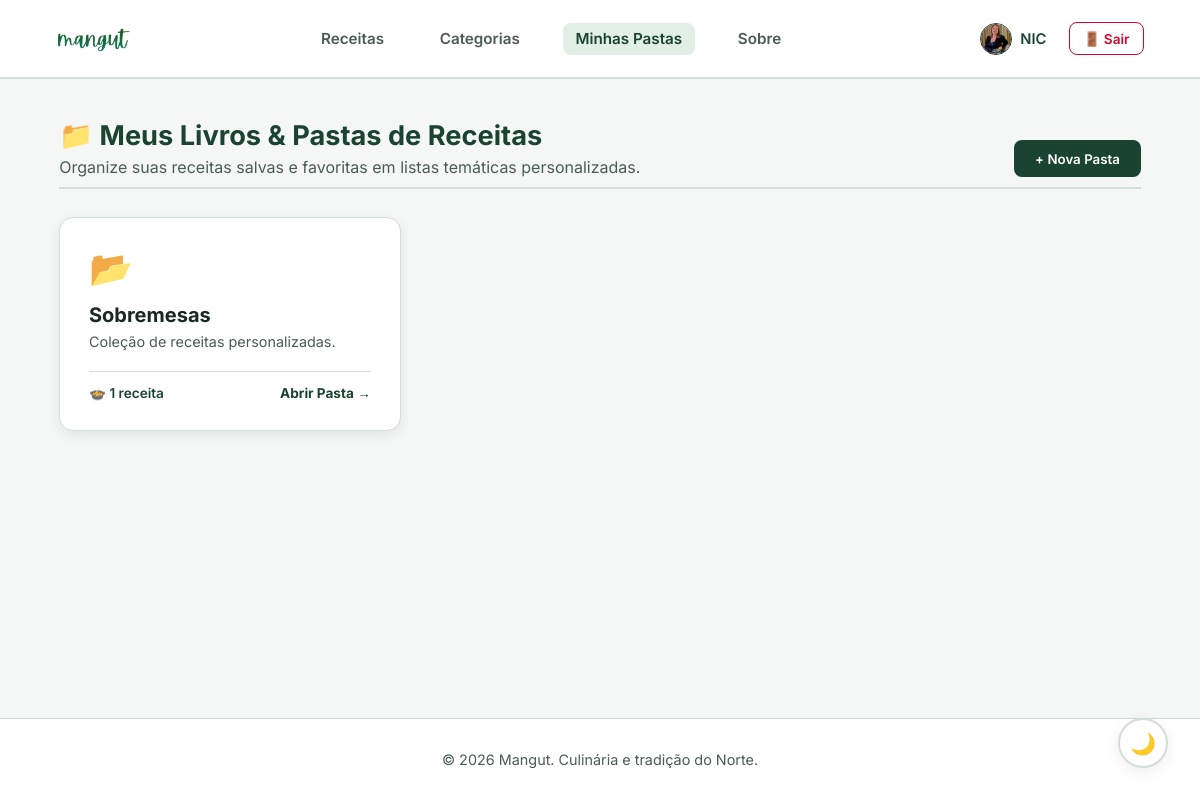
The app's page /pastas (signed in) with its own data.
### app/models.py (models this page shows, shortened)
class Gastronomo(UserMixin, db.Model):
    __tablename__ = 'gastronomos'
    idgastronomos = db.Column(db.Integer, primary_key=True)
    nome = db.Column(db.String(100), nullable=False)
    email = db.Column(db.String(120), unique=True, nullable=False)
    senha = db.Column(db.String(255), nullable=False)
    telefone = db.Column(db.String(20), nullable=True)
    foto_perfil = db.Column(db.String(255), nullable=True)
    is_admin = db.Column(db.Boolean, default=False)
    receitas = db.relationship('Receita', back_populates='autor', lazy=True)
    avaliacoes = db.relationship('AvaliacaoReceita', back_populates='usuario', lazy=True, cascade='all, delete-orphan')
    pastas = db.relationship('PastaReceitas', back_populates='usuario', lazy=True, cascade='all, delete-orphan')

class PastaReceitas(db.Model):
    __tablename__ = 'pastas_receitas_usuario'
    id = db.Column(db.Integer, primary_key=True)
    nome = db.Column(db.String(100), nullable=False)
    descricao = db.Column(db.String(255), nullable=True)
    data_criacao = db.Column(db.DateTime, default=datetime.utcnow)
    gastronomo_id = db.Column(db.Integer, db.ForeignKey('gastronomos.idgastronomos'), nullable=False)
    usuario = db.relationship('Gastronomo', back_populates='pastas')
    receitas_salvas = db.relationship('Receita', secondary=pastas_receitas, backref='pastas_onde_esta_salva',
                                      lazy='subquery')

### app/routes.py (the view)
@main.route('/pastas')
@login_required
def listar_pastas():
    minhas_pastas = PastaReceitas.query.filter_by(gastronomo_id=current_user.idgastronomos).order_by(PastaReceitas.data_criacao.desc()).all()
    return render_template('pastas.html', pastas=minhas_pastas)

### app/templates/pastas.html (shortened to what this page needs)
<!DOCTYPE html>
<html lang="pt-br">
<head>
    <link rel="stylesheet" href="{{ url_for('static', filename='css/style.css') }}">
</head>
<body>
    <header class="navbar">
        <a href="/" class="logo-link">
            <img src="{{ url_for('static', filename='img/logo.png') }}" alt="Logo Mangut" class="navbar-logo">
        </a>
        <nav class="nav-links">
            <a href="/receitas">Receitas</a>
            <a href="/categorias">Categorias</a>
            <a href="/pastas" class="active">Minhas Pastas</a>
            <a href="/sobre">Sobre</a>
        </nav>
        <div class="nav-actions">
            {% if current_user.is_authenticated %}
                <a href="/perfil" class="navbar-user-link">
                    {% if current_user.foto_perfil %}
                        <img src="{{ current_user.foto_perfil }}" alt="{{ current_user.nome }}" class="navbar-avatar-thumb">
                    {% else %}
                        <span class="navbar-avatar-placeholder">{{ current_user.nome[0] | upper }}</span>
                    {% endif %}
                    <span>{{ current_user.nome }}</span>
                </a>
                <a href="/logout" class="btn-logout">🚪 Sair</a>
            {% endif %}
        </div>
    </header>
    <main class="container">
        <div class="section-header">
            <div>
                <h2>📁 Meus Livros & Pastas de Receitas</h2>
                <p style="color: var(--text-secondary); margin-top: 0.3rem;">Organize suas receitas salvas e favoritas em listas temáticas personalizadas.</p>
            </div>
            <button onclick="document.getElementById('modal-nova-pasta').style.display='flex'" class="btn-primary">
                + Nova Pasta
            </button>
        </div>
        {% if pastas %}
            <div class="folder-grid">
                {% for pasta in pastas %}
                <div class="folder-card">
                    <div>
                        <div class="folder-icon">📂</div>
                        <h3 class="folder-title">{{ pasta.nome }}</h3>
                        <p class="folder-desc">{{ pasta.descricao or 'Coleção de receitas personalizadas.' }}</p>
                    </div>
                    <div>
                        <div class="folder-footer">
                            <span>🍲 {{ pasta.receitas_salvas|length }} {% if pasta.receitas_salvas|length == 1 %}receita{% else %}receitas{% endif %}</span>
                            <a href="{{ url_for('main.ver_pasta', id=pasta.id) }}" style="color: var(--text-accent); text-decoration: none; font-weight: 700;">Abrir Pasta →</a>
                        </div>
                    </div>
                </div>
                {% endfor %}
            </div>
        {% endif %}
    </main>
    <footer>
        <p>&copy; 2026 Mangut. Culinária e tradição do Norte.</p>
    </footer>
    <button id="theme-toggle" class="theme-toggle-floating" title="Alternar Modo Escuro">🌙</button>
</body>
</html>

### app/static/css/style.css (style rules this page uses)
:root { --bg-main: #f5f7f6; --bg-card: #ffffff; --bg-surface: #eaf1ed; --bg-hero: #e1efe7; --text-primary: #182822; --text-secondary: #4a5c54; --text-accent: #1b4332; --border-color: #d2ded7; --tag-bg: #e1efe6; --tag-text: #1e5a3f; --btn-cta: #d90429; --btn-cta-hover: #b80020; --card-shadow: rgba(24, 40, 34, 0.08); }
* { margin: 0; padding: 0; box-sizing: border-box; font-family: 'Inter', sans-serif; transition: background-color 0.25s ease, color 0.25s ease, border-color 0.25s ease; }
html { scroll-behavior: smooth; }
body { background-color: var(--bg-main); color: var(--text-primary); min-height: 100vh; display: flex; flex-direction: column; }
.navbar { display: flex; justify-content: space-between; align-items: center; padding: 1.1rem 3.5rem; background-color: var(--bg-card); border-bottom: 2px solid var(--border-color); position: sticky; top: 0; z-index: 1000; }
.logo-link { display: flex; align-items: center; text-decoration: none; }
.navbar-logo { height: 42px; width: auto; }
.nav-links a { margin: 0 0.8rem; text-decoration: none; color: var(--text-secondary); font-weight: 600; font-size: 0.95rem; padding: 0.4rem 0.8rem; border-radius: 8px; }
.nav-links a:hover, .nav-links a.active { color: var(--text-accent); background-color: var(--tag-bg); }
.nav-actions { display: flex; align-items: center; gap: 0.9rem; }
.btn-primary { background-color: var(--text-accent); color: #ffffff; border: none; padding: 0.65rem 1.3rem; border-radius: 8px; font-weight: 600; cursor: pointer; text-decoration: none; display: inline-flex; align-items: center; justify-content: center; gap: 0.4rem; }
.btn-logout { display: inline-flex; align-items: center; gap: 0.35rem; color: #d90429; border: 1px solid #d90429; background-color: transparent; padding: 0.45rem 0.85rem; border-radius: 8px; font-size: 0.85rem; font-weight: 600; text-decoration: none; }
.container { max-width: 1120px; margin: 2.5rem auto; padding: 0 1.2rem; flex: 1; width: 100%; }
.section-header { display: flex; justify-content: space-between; align-items: flex-end; margin-bottom: 1.8rem; border-bottom: 2px solid var(--border-color); padding-bottom: 0.6rem; }
.section-header h2 { color: var(--text-accent); font-size: 1.7rem; }
.theme-toggle-floating { position: fixed; bottom: 2rem; right: 2rem; width: 50px; height: 50px; background-color: var(--bg-card); border: 2px solid var(--border-color); color: var(--text-primary); border-radius: 50%; cursor: pointer; font-size: 1.3rem; display: flex; align-items: center; justify-content: center; box-shadow: 0 4px 14px var(--card-shadow); z-index: 1000; }
footer { text-align: center; padding: 2rem; color: var(--text-secondary); font-size: 0.9rem; border-top: 1px solid var(--border-color); background: var(--bg-card); margin-top: 4rem; }
.navbar-user-link { display: inline-flex; align-items: center; gap: 0.55rem; text-decoration: none; font-weight: 600; font-size: 0.92rem; color: var(--text-accent); padding: 0.25rem 0.5rem; border-radius: 20px; transition: background-color 0.2s ease; }
.navbar-avatar-thumb { width: 32px; height: 32px; min-width: 32px; border-radius: 50%; object-fit: cover; border: 1.5px solid var(--text-accent); }
.folder-grid { display: grid; grid-template-columns: repeat(auto-fill, minmax(280px, 1fr)); gap: 1.8rem; margin-top: 1.5rem; }
.folder-card { background: var(--bg-card); border: 1px solid var(--border-color); border-radius: 14px; padding: 1.8rem; display: flex; flex-direction: column; justify-content: space-between; box-shadow: 0 4px 12px var(--card-shadow); transition: transform 0.2s ease, border-color 0.2s ease; text-decoration: none; color: inherit; }
.folder-icon { font-size: 2.2rem; margin-bottom: 0.8rem; }
.folder-title { font-size: 1.25rem; color: var(--text-primary); font-weight: 700; margin-bottom: 0.3rem; }
.folder-desc { font-size: 0.9rem; color: var(--text-secondary); line-height: 1.4; margin-bottom: 1.2rem; }
.folder-footer { display: flex; justify-content: space-between; align-items: center; border-top: 1px solid var(--border-color); padding-top: 0.8rem; font-size: 0.85rem; color: var(--text-accent); font-weight: 600; }
img, video, canvas { max-width: 100%; height: auto; }

### records on screen
Gastronomo: foto_perfil (picture), nome "NIC"
PastaReceitas: nome "Sobremesas", descricao "Coleção de receitas personalizadas.", receitas_salvas|length "1"
